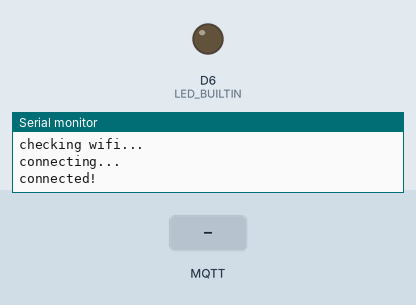
Recording of a sketch running on a simulated Arduino MKR. Parts: output pins drawn as LEDs (lit = HIGH), the last lines printed to the serial monitor. Inputs (shaded band) come from the test bench. WiFi joins after 1.5 s; servers stay silent unless stated; no MQTT or app messages arrive unless stated.

Above: at 2.7 s.
2.8 s: MQTT message "open" arrives on the first subscribed topic
At 3.4 s:
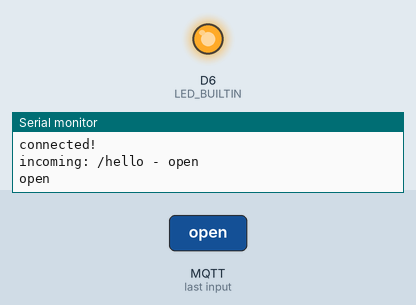
5.8 s: MQTT message "closed" arrives on the first subscribed topic
At 6.9 s:
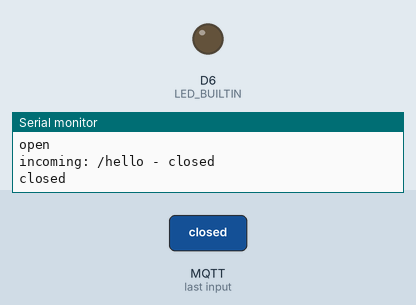
Timing chart, 0 to 8.8 s (numbered marks = the images above; inputs shaded):
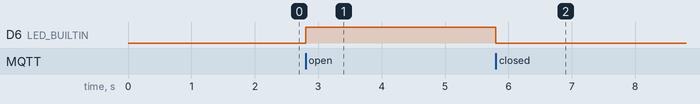

Measured:
- after the input at 2.8 s, D6 (LED_BUILTIN): LOW → HIGH at once
- after the input at 5.8 s, D6 (LED_BUILTIN): HIGH → LOW at once

The sketch:

Wifi_test.ino
```cpp
#define BROKER_IP    "192.168.2.134"
#define DEV_NAME     "mqttdevice"
#define MQTT_USER    "mqtt_user"
#define MQTT_PW      "mqtt_password"

const char ssid[] = "TMSBatch9";
const char pass[] =
"12345678";
#include <MQTT.h>
#include <WiFiNINA.h>

WiFiClient net;
MQTTClient client;
unsigned long lastMillis = 0;


void connect() {
 Serial.print("checking wifi...");
 while (WiFi.status() != WL_CONNECTED) {
   Serial.print(".");
   delay(1000);
 }
 Serial.print("\nconnecting...");
 while (!client.connect(DEV_NAME, MQTT_USER, MQTT_PW)) {
   Serial.print(".");
   delay(1000);
 }
 Serial.println("\nconnected!");
 client.subscribe("/hello"); //SUBSCRIBE TO TOPIC /hello
}
void messageReceived(String &topic, String &payload) {
 Serial.println("incoming: " + topic + " - " + payload);
 if (topic == "/hello") {
   if (payload == "open") {
     Serial.println("open");
     digitalWrite(LED_BUILTIN, HIGH);
   } else if (payload == "closed") {
     Serial.println("closed");
     digitalWrite(LED_BUILTIN, LOW);
   }
 }
}
void setup() {
 Serial.begin(115200);
 WiFi.begin(ssid, pass);
 pinMode(LED_BUILTIN,OUTPUT);

 //
 // MQTT brokers usually use port 8883 for secure connections.
 client.begin(BROKER_IP, 1883, net);
 client.onMessage(messageReceived);
 connect();
}
void loop() {
 client.loop();
 if (!client.connected()) {
   connect();
 }
 // publish a message roughly every second.
 if (millis() - lastMillis > 1000) {
   lastMillis = millis();
   client.publish("/hello", "world"); //PUBLISH TO TOPIC /hello MSG world
 }
}
```
